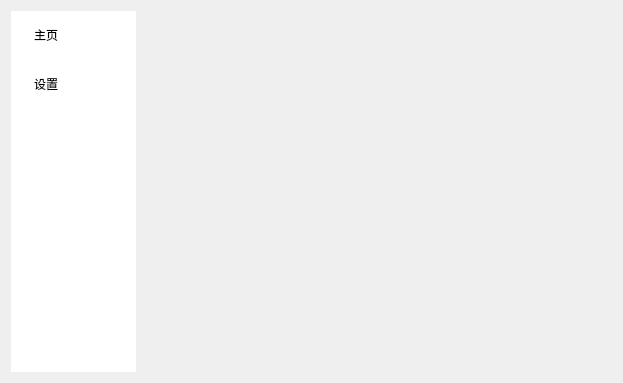
<?xml version="1.0" encoding="UTF-8"?>
<ui version="4.0">
 <class>Form</class>
 <widget class="QWidget" name="Form">
  <property name="geometry">
   <rect>
    <x>0</x>
    <y>0</y>
    <width>623</width>
    <height>383</height>
   </rect>
  </property>
  <property name="windowTitle">
   <string>Form</string>
  </property>
  <layout class="QHBoxLayout" name="horizontalLayout_2">
   <item>
    <layout class="QHBoxLayout" name="horizontalLayout">
     <item>
      <widget class="QListWidget" name="nav_list">
       <property name="maximumSize">
        <size>
         <width>125</width>
         <height>16777215</height>
        </size>
       </property>
       <property name="styleSheet">
        <string notr="true">/* 设置导航项的整体样式 */
QListWidget::item {
    height: 30px;          /* 增加高度，从而扩大纵向点击范围 */
    padding-left: 15px;    /* 增加左边距，让文字不紧贴边缘 */
    margin: 2px 5px;       /* 增加项与项之间的间距，更有 Win11 的悬浮感 */
    border-radius: 5px;    /* 圆角化，看起来更现代化 */
}

/* 鼠标悬停时的效果 */
QListWidget::item:hover {
    background-color: rgba(255, 255, 255, 0.1);
}

/* 选中时的效果 */
QListWidget::item:selected {
    background-color: rgba(255, 255, 255, 0.15);
    color: #00aaff;        /* 或者你喜欢的强调色 */
    border-left: 3px solid #00aaff; /* 增加左侧指示条 */
}
QListWidget {
    /* 去掉整个控件的聚焦边框 */
    outline: none; 
    border: none;
}

QListWidget::item {
    /* 核心：去掉项目被点击/选中时的虚线框 */
    outline: none; 
    
    /* 之前的建议：增加高度和内边距 */
    height: 45px;
    padding-left: 15px;
}

/* 确保选中状态也没有虚线 */
QListWidget::item:selected {
    outline: none;
    background-color: rgba(0, 120, 212, 0.1); /* 浅蓝色背景示例 */
    color: #0078d4;
}</string>
       </property>
       <property name="spacing">
        <number>3</number>
       </property>
       <item>
        <property name="text">
         <string>主页</string>
        </property>
       </item>
       <item>
        <property name="text">
         <string>设置</string>
        </property>
       </item>
      </widget>
     </item>
     <item>
      <widget class="QStackedWidget" name="content_stack">
       <widget class="QWidget" name="page"/>
       <widget class="QWidget" name="page_2"/>
      </widget>
     </item>
    </layout>
   </item>
  </layout>
 </widget>
 <resources/>
 <connections/>
</ui>
